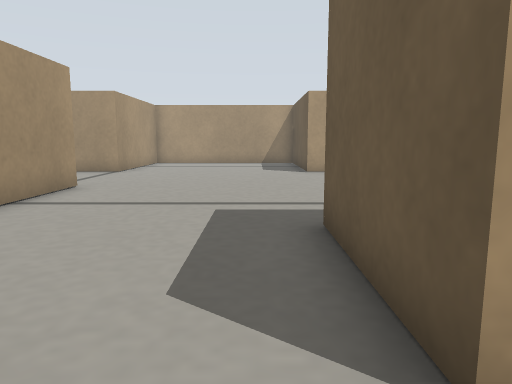
View 1 (above)

17 first-person views from a walk through a world built for the Gazebo simulator. The camera is 0.12 m above the floor, tilts 8° down and sees 70° across. The floor is counted in squares, 0.1 m on a side. Each view is taken from the middle of a square. On the plan, view 1 faces up. The plan holds only what a view shows up to about 14 squares ahead; the rest is blank.

View 2
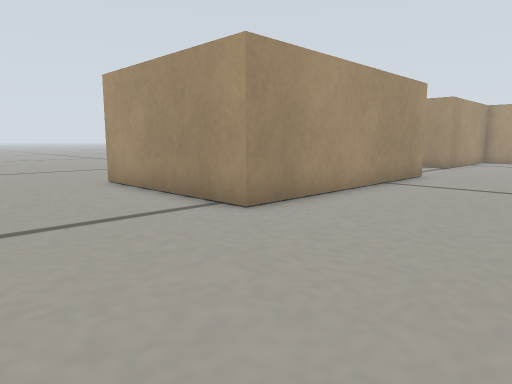

View 3
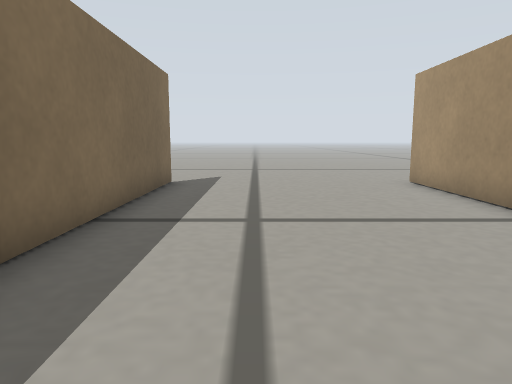

View 4
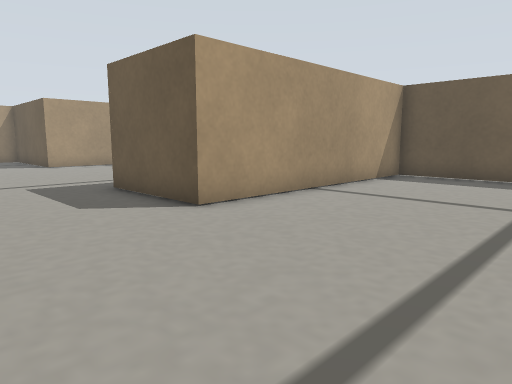

View 5
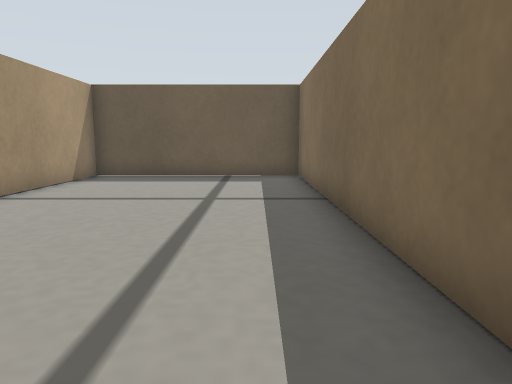

View 6
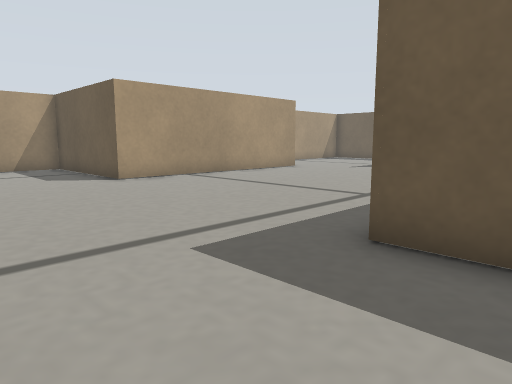

View 7
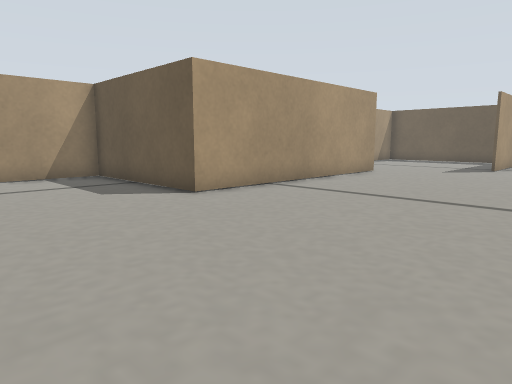

View 8
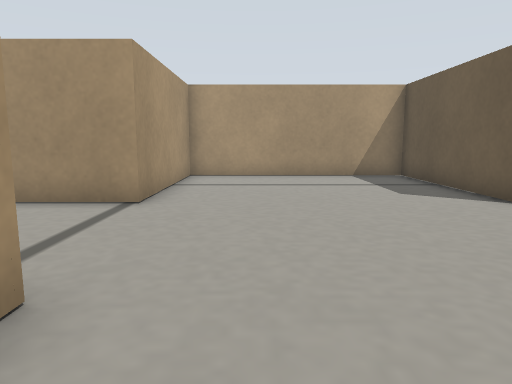

View 9
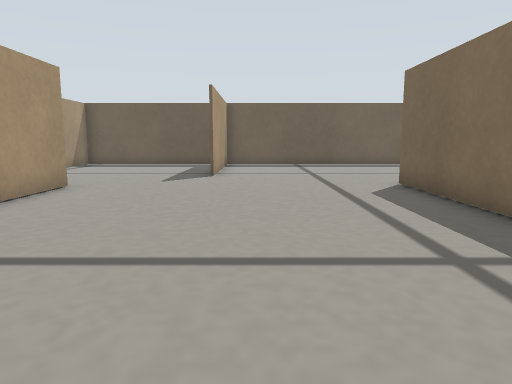

View 10
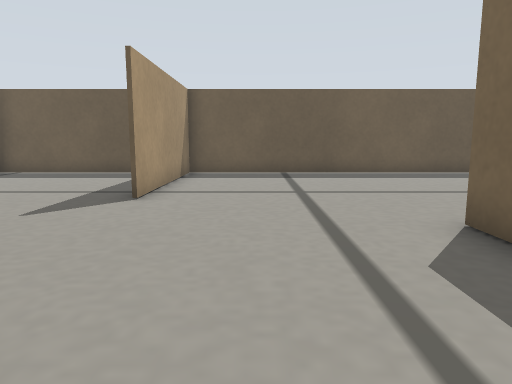

View 11
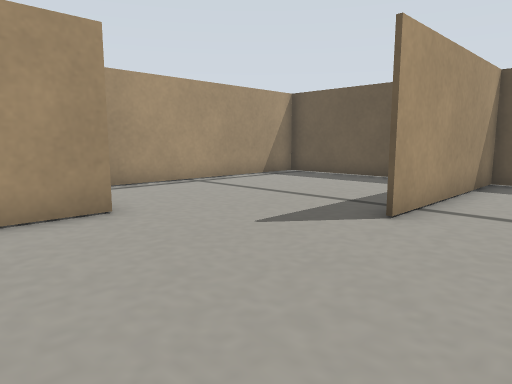

View 12
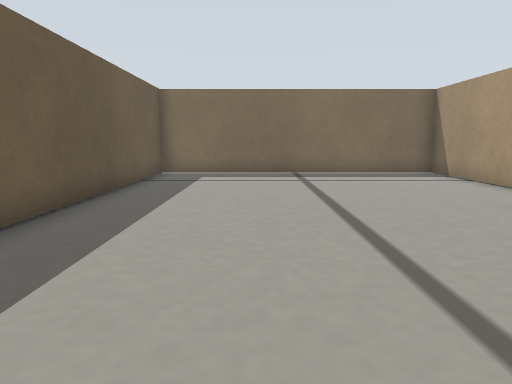

View 13
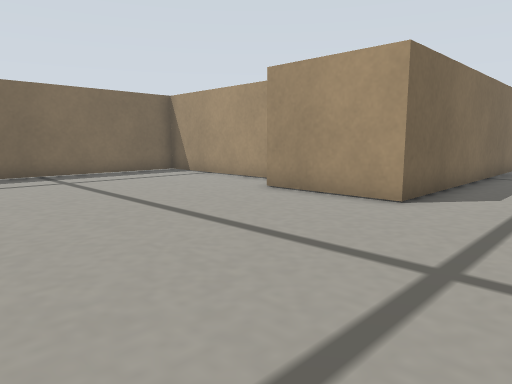

View 14
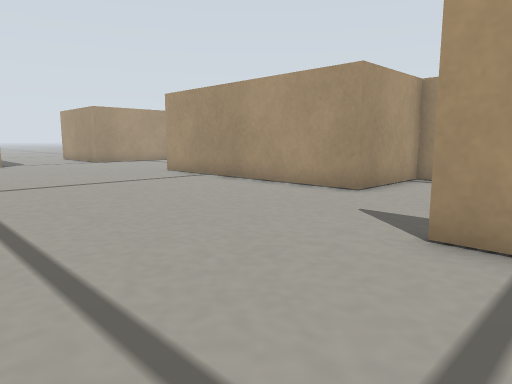

View 15
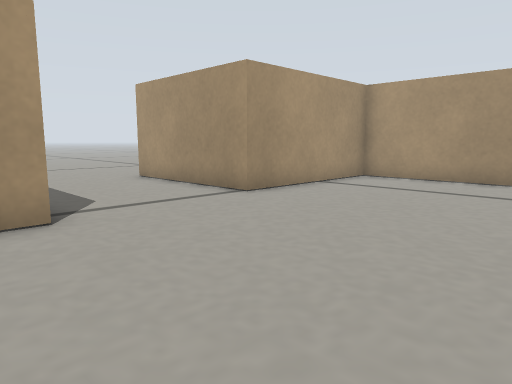

View 16
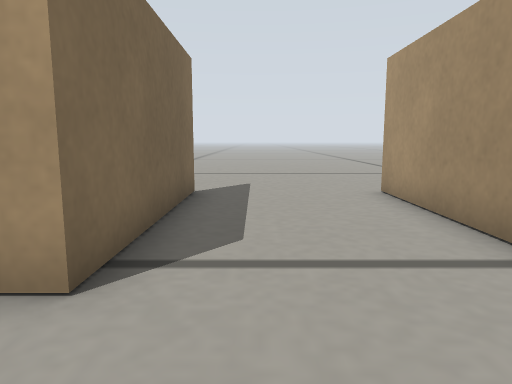

View 17
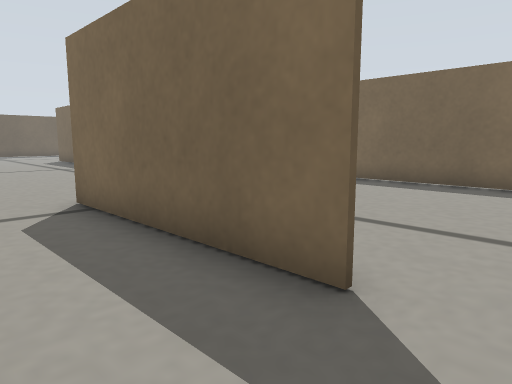

### Floor plan
Points are (right, up) in squares from view 1. A wall is a line through its corners. A room is listed if a view was taken in it or the views show most of it. See-through windows are left out.
Room 1 (views 1, 2, 3, 4, 5, 6, 7, 8, 9, 10, 11, 15, 16, 17)
walls: (1.4, 5) (11, 5); (-10.6, 9.5) (-4.7, 9.5) (-4.7, 1.4) (-10.6, 1.4); (-10.2, 1.5) (-6, 1.5); (-1.1, -5.4) (8.9, -5.4); (9.5, -5.5) (9.5, 1.4) (1, 1.4) (1, 5.1); (-10.6, -5.4) (-3.4, -5.4); (19.4, 12.5) (19.4, 17.5); (18.9, 17.4) (10.6, 17.4) (10.6, 13.9) (2, 13.9) (2, 19.4) (-5.2, 19.4) (-5.2, 13.9) (-10.6, 13.9)
ways out: opening at (12.3, 7.5) to room 2; opening at (-11.5, -5); opening at (-11.5, 14)
Room 2 (views 12, 13, 14)
walls: (11, 5) (11, 1.4); (9.5, 0.1) (9.5, -5.5); (8.9, -5.4) (19.4, -5.4) (19.4, 10.4) (13.4, 10.4)
ways out: opening at (12.3, 7.5) to room 1

Positions as (right, up) in squares from view 1, and headings:
1: (0, 0), facing up
2: (0, -3), facing up-left
3: (0, -3), facing left
4: (-3, -4), facing up-right
5: (-3, -4), facing right
6: (-3, 3), facing up-right
7: (-3, 7), facing up-right
8: (-3, 7), facing up
9: (1, 9), facing right
10: (6, 8), facing right
11: (8, 8), facing up-right
12: (16, 8), facing down
13: (18, 8), facing down-left
14: (15, 6), facing up-left
15: (1, 8), facing up-left
16: (-2, 11), facing left
17: (-12, 12), facing down-right
